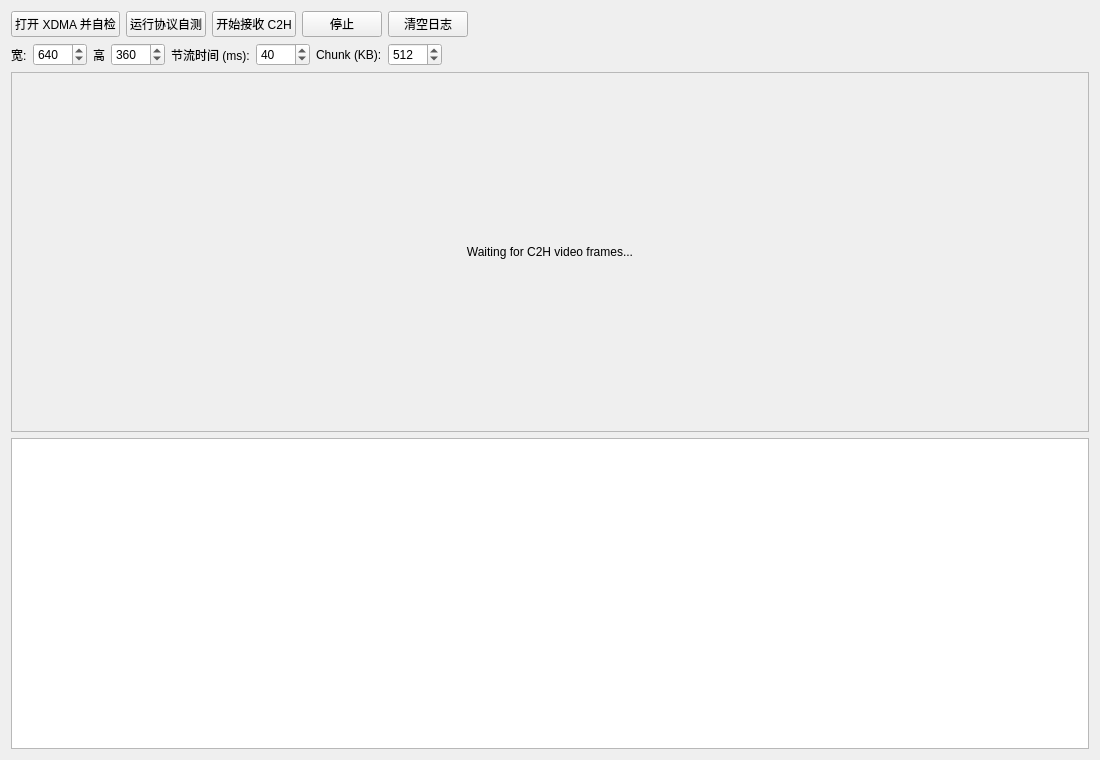
<?xml version="1.0" encoding="UTF-8"?>
<ui version="4.0">
 <class>Widget</class>
 <widget class="QWidget" name="Widget">
  <property name="geometry">
   <rect>
    <x>0</x>
    <y>0</y>
    <width>1100</width>
    <height>760</height>
   </rect>
  </property>
  <property name="windowTitle">
   <string>XDMA C2H Video Viewer</string>
  </property>
  <layout class="QVBoxLayout" name="verticalLayout">
   <item>
    <layout class="QHBoxLayout" name="topButtonLayout">
     <item>
      <widget class="QPushButton" name="btnOpenXdma">
       <property name="text">
        <string>打开 XDMA 并自检</string>
       </property>
      </widget>
     </item>
     <item>
      <widget class="QPushButton" name="btnRunSelfTest">
       <property name="text">
        <string>运行协议自测</string>
       </property>
      </widget>
     </item>
     <item>
      <widget class="QPushButton" name="btnStartReceive">
       <property name="text">
        <string>开始接收 C2H</string>
       </property>
      </widget>
     </item>
     <item>
      <widget class="QPushButton" name="btnStopReceive">
       <property name="text">
        <string>停止</string>
       </property>
      </widget>
     </item>
     <item>
      <widget class="QPushButton" name="btnClearLog">
       <property name="text">
        <string>清空日志</string>
       </property>
      </widget>
     </item>
     <item>
      <spacer name="topSpacer">
       <property name="orientation">
        <enum>Qt::Horizontal</enum>
       </property>
       <property name="sizeHint" stdset="0">
        <size>
         <width>40</width>
         <height>20</height>
        </size>
       </property>
      </spacer>
     </item>
    </layout>
   </item>
   <item>
    <layout class="QHBoxLayout" name="paramLayout">
     <item>
      <widget class="QLabel" name="labelWidth">
       <property name="text">
        <string>宽:</string>
       </property>
      </widget>
     </item>
     <item>
      <widget class="QSpinBox" name="spinWidth">
       <property name="minimum">
        <number>16</number>
       </property>
       <property name="maximum">
        <number>4096</number>
       </property>
       <property name="singleStep">
        <number>16</number>
       </property>
       <property name="value">
        <number>640</number>
       </property>
      </widget>
     </item>
     <item>
      <widget class="QLabel" name="labelHeight">
       <property name="text">
        <string>高</string>
       </property>
      </widget>
     </item>
     <item>
      <widget class="QSpinBox" name="spinHeight">
       <property name="minimum">
        <number>16</number>
       </property>
       <property name="maximum">
        <number>4096</number>
       </property>
       <property name="singleStep">
        <number>16</number>
       </property>
       <property name="value">
        <number>360</number>
       </property>
      </widget>
     </item>
     <item>
      <widget class="QLabel" name="labelThrottle">
       <property name="text">
        <string>节流时间 (ms):</string>
       </property>
      </widget>
     </item>
     <item>
      <widget class="QSpinBox" name="spinThrottleMs">
       <property name="minimum">
        <number>0</number>
       </property>
       <property name="maximum">
        <number>1000</number>
       </property>
       <property name="singleStep">
        <number>5</number>
       </property>
       <property name="value">
        <number>40</number>
       </property>
      </widget>
     </item>
     <item>
      <widget class="QLabel" name="labelChunk">
       <property name="text">
        <string>Chunk (KB):</string>
       </property>
      </widget>
     </item>
     <item>
      <widget class="QSpinBox" name="spinChunkKB">
       <property name="minimum">
        <number>1</number>
       </property>
       <property name="maximum">
        <number>4096</number>
       </property>
       <property name="singleStep">
        <number>1</number>
       </property>
       <property name="value">
        <number>512</number>
       </property>
      </widget>
     </item>
     <item>
      <spacer name="paramSpacer">
       <property name="orientation">
        <enum>Qt::Horizontal</enum>
       </property>
       <property name="sizeHint" stdset="0">
        <size>
         <width>40</width>
         <height>20</height>
        </size>
       </property>
      </spacer>
     </item>
    </layout>
   </item>
   <item>
    <widget class="QLabel" name="labelPreview">
     <property name="minimumSize">
      <size>
       <width>640</width>
       <height>360</height>
      </size>
     </property>
     <property name="frameShape">
      <enum>QFrame::StyledPanel</enum>
     </property>
     <property name="text">
      <string>Waiting for C2H video frames...</string>
     </property>
     <property name="alignment">
      <set>Qt::AlignCenter</set>
     </property>
    </widget>
   </item>
   <item>
    <widget class="QPlainTextEdit" name="plainTextEdit">
     <property name="readOnly">
      <bool>true</bool>
     </property>
    </widget>
   </item>
  </layout>
 </widget>
 <resources/>
 <connections/>
</ui>
